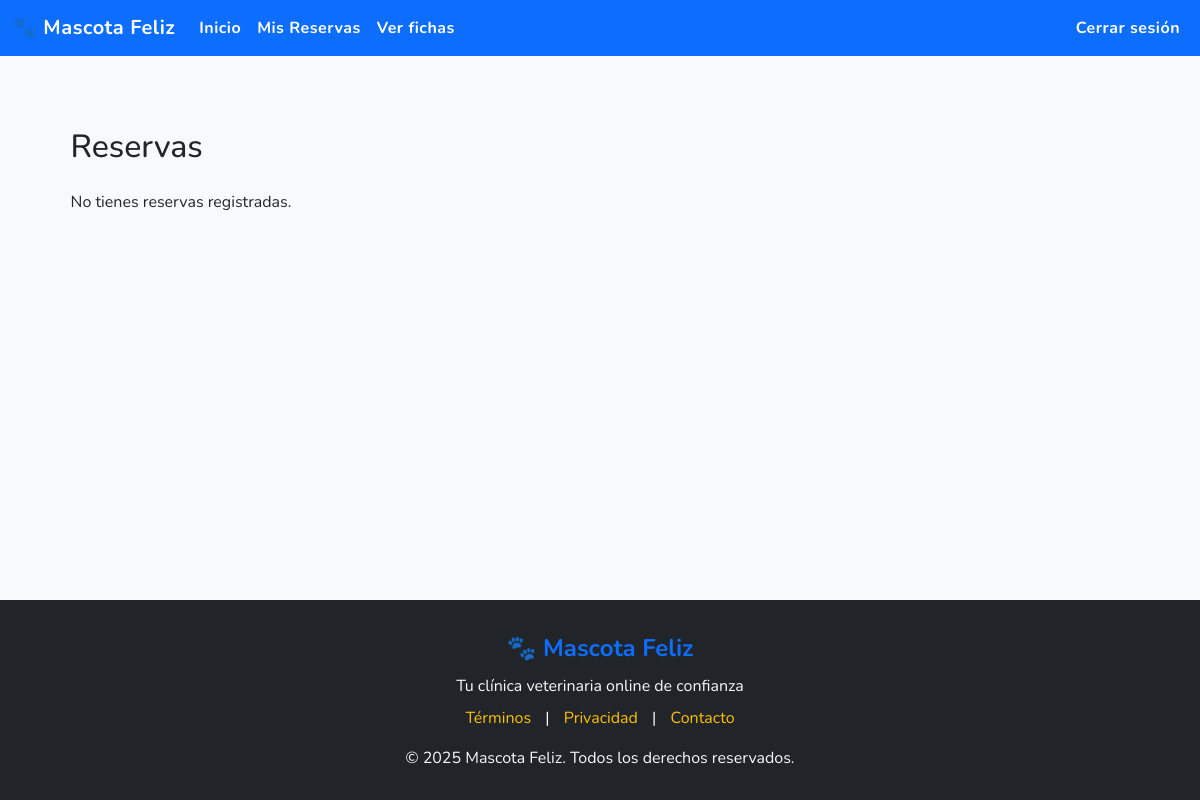
The app's page /reservas/ (signed in), older data.
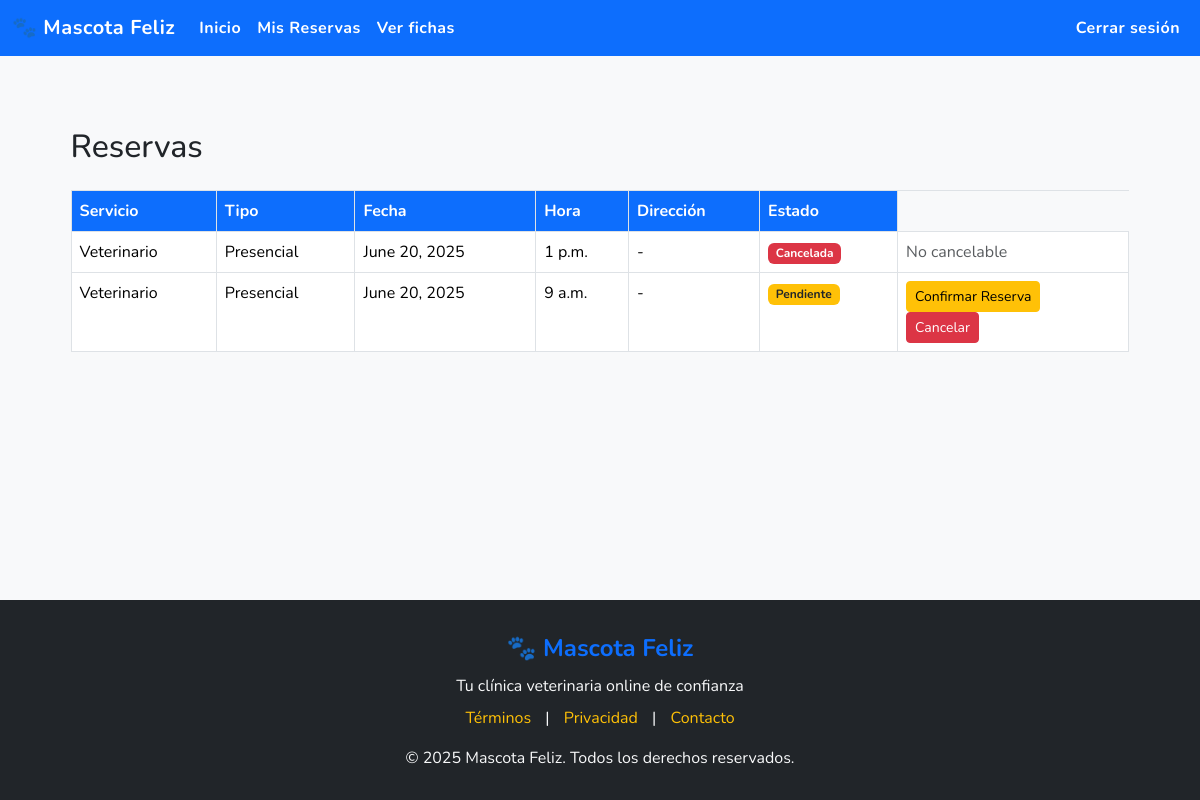
The same page, newer data.
### core/models.py (models this page shows, shortened)
class Reserva(models.Model):
    ESTADOS = [
        ('pendiente', 'Pendiente'),
        ('confirmada', 'Confirmada'),
        ('en_camino', 'En camino'),         # solo a domicilio
        ('en_espera', 'En espera'),         # solo presencial
        ('en_atencion', 'En atención'),
        ('finalizada', 'Finalizada'),
        ('cancelada', 'Cancelada'),
        ('no_asistio', 'No asistió'),
    ]
    TIPO_SERVICIO_CHOICES = [
        ('veterinario', 'Veterinario'),
        ('estetico', 'Estético'),
    ]
    TIPO_RESERVA_CHOICES = [
        ('presencial', 'Presencial'),
        ('domicilio', 'A domicilio'),
    ]
    cliente = models.ForeignKey(Usuario, on_delete=models.CASCADE, limit_choices_to={'tipo_usuario': 'cliente'})
    tipo_servicio = models.CharField(max_length=20, choices=TIPO_SERVICIO_CHOICES)
    tipo_reserva = models.CharField(max_length=20, choices=TIPO_RESERVA_CHOICES)
    direccion = models.CharField(max_length=255, blank=True, null=True)  # obligatoria si es a domicilio
    estado = models.CharField(max_length=20, choices=ESTADOS, default='pendiente')
    fecha_creacion = models.DateTimeField(auto_now_add=True)
    fecha = models.DateField()
    hora = models.TimeField()

### app/views.py (the view)
# urls.py: path('reservas/', views.ver_reservas_cliente, name='ver_reservas'),
@login_required
def ver_reservas_cliente(request):
    if request.user.tipo_usuario != 'cliente':
        return HttpResponseForbidden("Acceso denegado.")
    reservas = Reserva.objects.filter(cliente=request.user).order_by('-fecha', '-hora')
    return render(request, 'pages/ver_reservas.html', {
        'reservas': reservas,
        'today': date.today()
    })

### app/templates/pages/ver_reservas.html (shortened to what this page needs)
{% extends 'base/base.html' %}
{% block content %}
<div class="container mt-5">
    <h2 class="mb-4">Reservas</h2>
    {% if reservas %}
        <table class="table table-bordered">
            <thead>
                <tr>
                <th>Servicio</th>
                <th>Tipo</th>
                <th>Fecha</th>
                <th>Hora</th>
                <th>Dirección</th>
                <th>Estado</th>
                </tr>
            </thead>
            <tbody>
                {% for reserva in reservas %}
                <tr>
                    <td>{{ reserva.get_tipo_servicio_display }}</td>
                    <td>{{ reserva.get_tipo_reserva_display }}</td>
                    <td>{{ reserva.fecha }}</td>
                    <td>{{ reserva.hora }}</td>
                    <td>{{ reserva.direccion|default:"-" }}</td>
                    <td>
                        {% if reserva.get_estado_display == "Pendiente" %}
                            <span class="badge bg-warning text-dark">{{ reserva.get_estado_display }}</span>
                        {% elif reserva.get_estado_display == "Confirmada" %}
                            <span class="badge" style="background-color: #90ee90; color: #222;">{{ reserva.get_estado_display }}</span>
                        {% elif reserva.get_estado_display == "Cancelada" %}
                            <span class="badge bg-danger">{{ reserva.get_estado_display }}</span>
                        {% elif reserva.get_estado_display == "Cerrada" %}
                            <span class="badge bg-success">{{ reserva.get_estado_display }}</span>
                        {% else %}
                            <span class="badge bg-secondary">{{ reserva.get_estado_display }}</span>
                        {% endif %}
                    </td>
                    <td>
                    {% if user.tipo_usuario == 'cliente' and reserva.fecha >= today and reserva.estado == 'pendiente' %}
                        <a href="{% url 'cambiar_estado_reserva' reserva.id 'confirmada' %}" class="btn btn-sm btn-warning">Confirmar Reserva</a>
                        <form method="post" action="{% url 'cancelar_reserva_cliente' reserva.id %}">
                        <button type="submit" class="btn btn-sm btn-danger">Cancelar</button>
                        </form>
                    {% elif user.tipo_usuario == 'cliente' and reserva.fecha >= today and reserva.estado == 'confirmada' %}
                        <form method="post" action="{% url 'cancelar_reserva_cliente' reserva.id %}">
                        {% csrf_token %}
                        <button type="submit" class="btn btn-sm btn-danger">Cancelar</button>
                        </form>
                    {% else %}
                        <span class="text-muted">No cancelable</span>
                    {% endif %}
                    </td>
                </tr>
                {% endfor %}
            </tbody>
        </table>
    {% else %}
        <p>No tienes reservas registradas.</p>
    {% endif %}
</div>
{% endblock %}

### app/templates/base/base.html (shortened to what this page needs)
{% load static %}
<!DOCTYPE html>
<html lang="es">
<head>
    <link rel="stylesheet" href="{% static 'css/bootstrap.min.css' %}">
</head>
<body>
    <nav class="navbar navbar-expand-lg navbar-dark mb-4">
        <div class="container-fluid">
            <a class="navbar-brand" href="{% url 'index' %}">🐾 Mascota Feliz</a>
            <div class="collapse navbar-collapse" id="navbarNav">
                <ul class="navbar-nav me-auto">
                    <li class="nav-item"><a class="nav-link" href="{% url 'panel' %}">Inicio</a></li>
                    {% if user.is_authenticated %}
                        {% if user.tipo_usuario == 'cliente' %}
                            <li class="nav-item"><a class="nav-link" href="{% url 'ver_reservas' %}">Mis Reservas</a></li>
                            <li class="nav-item"><a class="nav-link" href="{% url 'ver_mis_mascotas' %}">Ver fichas</a></li>
                        {% elif user.tipo_usuario == 'recepcion' %}
                            <li class="nav-item"><a class="nav-link" href="{% url 'panel' %}">Reservas Presenciales</a></li>
                            <li class="nav-item"><a class="nav-link" href="{% url 'registrar_dueno' %}">Registrar Dueño</a></li>
                            <li class="nav-item"><a class="nav-link" href="{% url 'registrar_mascota' %}">Registrar Mascota</a></li>
                        {% elif user.tipo_usuario == 'veterinario' %}
                            <li class="nav-item"><a class="nav-link" href="{% url 'panel' %}">Fichas Médicas</a></li>
                        {% elif user.tipo_usuario == 'operador' %}
                            <li class="nav-item"><a class="nav-link" href="{% url 'panel' %}">Gestionar Domicilios</a></li>
                        {% elif user.tipo_usuario == 'estilista' %}
                            <li class="nav-item"><a class="nav-link" href="{% url 'panel' %}">Citas Estéticas</a></li>
                        {% endif %}
                    {% endif %}
                </ul>
                <ul class="navbar-nav">
                    {% if user.is_authenticated %}
                        <li class="nav-item"><a class="nav-link" href="/logout/">Cerrar sesión</a></li>
                    {% else %}
                        <li class="nav-item"><a class="nav-link" href="/login/">Iniciar sesión</a></li>
                        <li class="nav-item"><a class="nav-link" href="/registro/">Registrarse</a></li>
                    {% endif %}
                </ul>
            </div>
        </div>
    </nav>
    <div class="container">
        {% block content %}
        {% endblock %}
    </div>
    <footer class="text-center">
        <div class="container">
            <div class="footer-logo mb-2">🐾 Mascota Feliz</div>
            <p class="mb-2">Tu clínica veterinaria online de confianza</p>
            <div class="footer-links">
                <a href="#">Términos</a> |
                <a href="#">Privacidad</a> |
                <a href="#">Contacto</a>
            </div>
            <p class="mt-3 mb-0">&copy; 2025 Mascota Feliz. Todos los derechos reservados.</p>
        </div>
    </footer>
</body>
</html>

### app/templates/base/base.html (style rules this page uses)
html, body { height: 100%; min-height: 100%; }
body { display: flex; flex-direction: column; min-height: 100vh; font-family: 'Nunito', sans-serif; background-color: #f8f9fa; color: #212529; }
.container { max-width: 96%; flex: 1 0 auto; }
.navbar { background-color: #0d6efd; }
.navbar-brand, .nav-link { color: #fff !important; font-weight: 700; letter-spacing: 0.5px; transition: color 0.2s; }
.card-header, .table thead th { background-color: #0d6efd; color: #fff; font-weight: 700; }
footer { background-color: #212529; color: #f8f9fa; padding: 30px 0; margin-top: 50px; flex-shrink: 0; }
footer .footer-logo { font-size: 1.5rem; font-weight: bold; color: #0d6efd; }
footer .footer-links a { color: #ffc107; text-decoration: none; margin: 0 10px; }

Row changes from the older to the newer data that the page shows:
added Reserva: tipo_servicio "Veterinario", tipo_reserva "Presencial", fecha "June 20, 2025", hora "1 p.m.", direccion "-", estado "Cancelada", shows "No cancelable"
added Reserva: tipo_servicio "Veterinario", tipo_reserva "Presencial", fecha "June 20, 2025", hora "9 a.m.", direccion "-", estado "Pendiente", shows "Confirmar Reserva"
Text that changed along with them:
text no longer shown: "No tienes reservas registradas."
text now shown: "Servicio Tipo Fecha Hora Dirección Estado"
